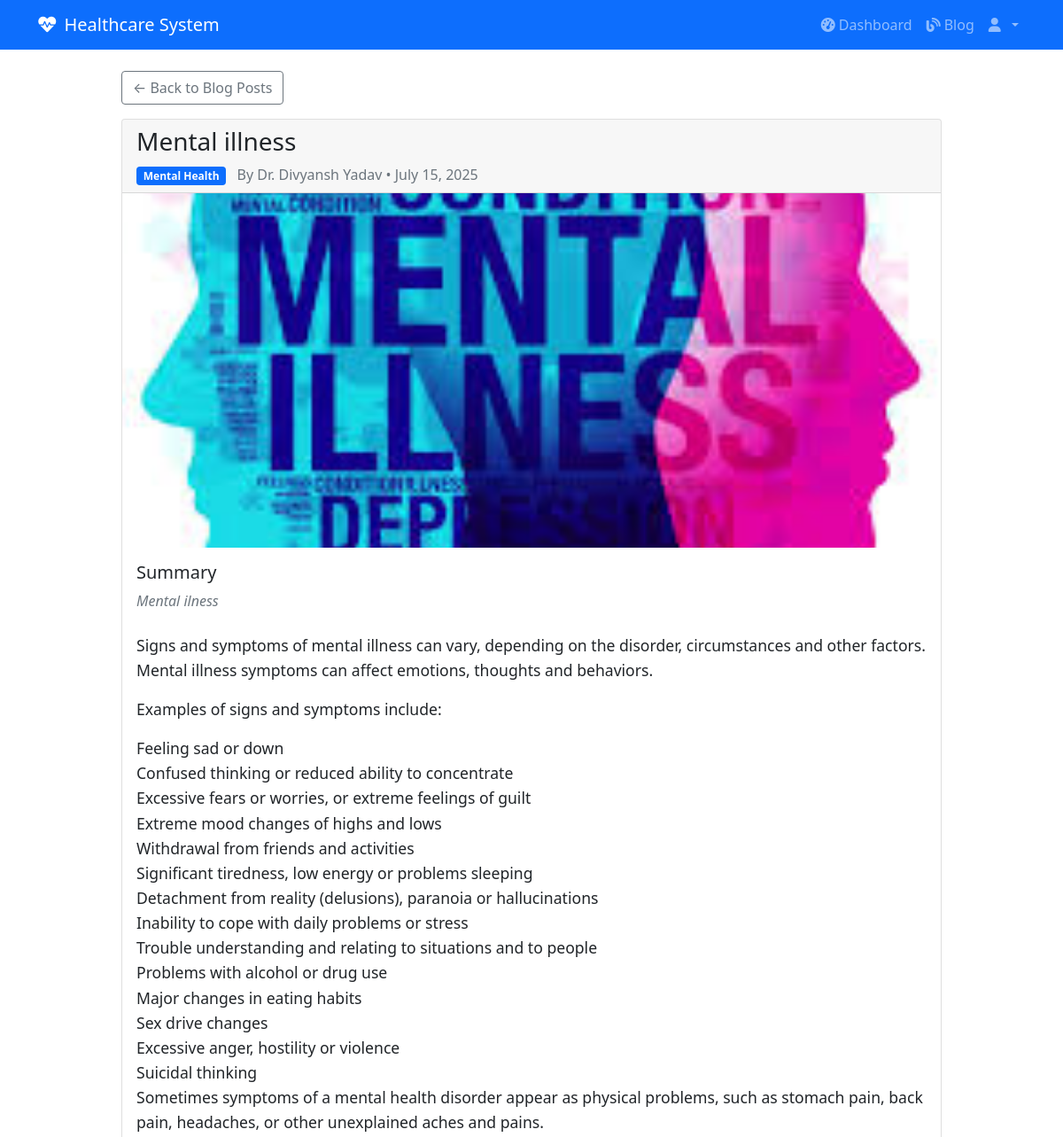
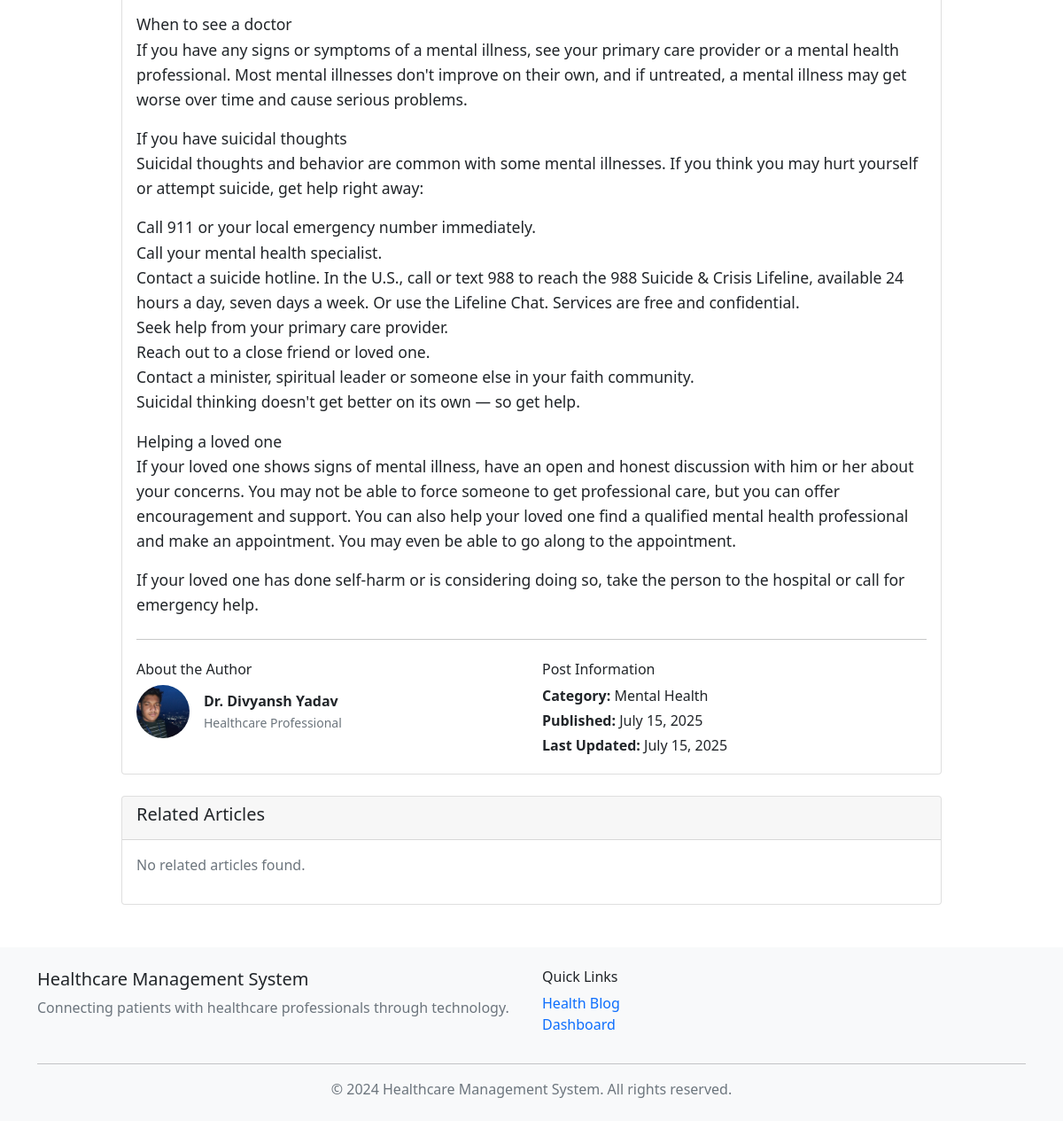
Screenshot of /blog/post/3/ (signed in) with the database file from the repository (2 pictures, top to bottom).
### taskapp/models.py (models this page shows, shortened)
class BlogPost(models.Model):
    STATUS_CHOICES = [
        ('draft', 'Draft'),
        ('published', 'Published'),
    ]
    title = models.CharField(max_length=200)
    image = models.ImageField(upload_to='blog_images/', blank=True, null=True)
    category = models.ForeignKey(BlogCategory, on_delete=models.CASCADE, related_name='posts')
    summary = models.TextField(max_length=500)
    content = models.TextField()
    author = models.ForeignKey(User, on_delete=models.CASCADE, related_name='blog_posts')
    status = models.CharField(max_length=10, choices=STATUS_CHOICES, default='draft')
    created_at = models.DateTimeField(auto_now_add=True)
    updated_at = models.DateTimeField(auto_now=True)
    class Meta:
        ordering = ['-created_at']

class BlogCategory(models.Model):
    name = models.CharField(max_length=100, unique=True)
    description = models.TextField(blank=True)
    created_at = models.DateTimeField(auto_now_add=True)
    class Meta:
        verbose_name_plural = "Blog Categories"

class Profile(models.Model):
    USER_TYPE_CHOICES = [
        ('patient', 'Patient'),
        ('doctor', 'Doctor'),
    ]
    user = models.OneToOneField(User, on_delete=models.CASCADE)
    user_type = models.CharField(max_length=10, choices=USER_TYPE_CHOICES)
    profile_picture = models.ImageField(upload_to='profile_pics/', blank=True, null=True)
    address_line1 = models.CharField(max_length=255)
    city = models.CharField(max_length=100)
    state = models.CharField(max_length=100)
    pincode = models.CharField(max_length=10)

### taskapp/views.py (the view)
# urls.py: path('blog/post/<int:post_id>/', views.blog_post_detail, name='blog_post_detail'),
@login_required
def blog_post_detail(request, post_id):
    post = get_object_or_404(BlogPost, id=post_id, status='published')
    return render(request, 'accounts/blog_post_detail.html', {'post': post})

### taskapp/templates/accounts/blog_post_detail.html (shortened to what this page needs)
{% extends 'accounts/base.html' %}
{% block content %}
<div class="row justify-content-center">
    <div class="col-md-10">
        <div class="mb-3">
            <a href="{% url 'view_blog_posts' %}" class="btn btn-outline-secondary">← Back to Blog Posts</a>
        </div>
        <article class="card">
            <div class="card-header">
                <div class="d-flex justify-content-between align-items-start">
                    <div>
                        <h1 class="card-title h3 mb-2">{{ post.title }}</h1>
                        <div class="text-muted">
                            <span class="badge bg-primary me-2">{{ post.category.name }}</span>
                            By Dr. {{ post.author.first_name }} {{ post.author.last_name }} •
                            {{ post.created_at|date:"F d, Y" }}
                        </div>
                    </div>
                </div>
            </div>
            {% if post.image %}
                <img src="{{ post.image.url }}" class="card-img-top" alt="{{ post.title }}" style="max-height: 400px; object-fit: cover;">
            {% endif %}
            <div class="card-body">
                <div class="mb-4">
                    <h5>Summary</h5>
                    <p class="text-muted fst-italic">{{ post.summary }}</p>
                </div>
                <div class="blog-content">
                    {{ post.content|linebreaks }}
                </div>
                <hr class="my-4">
                <div class="row">
                    <div class="col-md-6">
                        <h6>About the Author</h6>
                        <div class="d-flex align-items-center">
                            {% if post.author.profile.profile_picture %}
                                <img src="{{ post.author.profile.profile_picture.url }}"
                                     alt="Dr. {{ post.author.first_name }} {{ post.author.last_name }}"
                                     class="rounded-circle me-3"
                                     style="width: 60px; height: 60px; object-fit: cover;">
                            {% else %}
                                <div class="rounded-circle bg-primary text-white d-flex align-items-center justify-content-center me-3"
                                     style="width: 60px; height: 60px; font-size: 24px;">
                                    {{ post.author.first_name.0 }}{{ post.author.last_name.0 }}
                                </div>
                            {% endif %}
                            <div>
                                <strong>Dr. {{ post.author.first_name }} {{ post.author.last_name }}</strong>
                                <br>
                                <small class="text-muted">Healthcare Professional</small>
                            </div>
                        </div>
                    </div>
                    <div class="col-md-6">
                        <h6>Post Information</h6>
                        <p class="mb-1"><strong>Category:</strong> {{ post.category.name }}</p>
                        <p class="mb-1"><strong>Published:</strong> {{ post.created_at|date:"F d, Y" }}</p>
                        {% if post.updated_at != post.created_at %}
                            <p class="mb-1"><strong>Last Updated:</strong> {{ post.updated_at|date:"F d, Y" }}</p>
                        {% endif %}
                    </div>
                </div>
            </div>
        </article>
        <div class="mt-4">
            <div class="card">
                <div class="card-header">
                    <h5>Related Articles</h5>
                </div>
                <div class="card-body">
                    <div class="row">
                        {% for related_post in related_posts %}
                            <div class="col-md-4 mb-3">
                                <div class="card h-100">
                                    {% if related_post.image %}
                                        <img src="{{ related_post.image.url }}" class="card-img-top" alt="{{ related_post.title }}" style="height: 150px; object-fit: cover;">
                                    {% endif %}
                                    <div class="card-body">
                                        <h6 class="card-title">{{ related_post.title }}</h6>
                                        <p class="card-text">{{ related_post.get_truncated_summary|truncatewords:10 }}</p>
                                        <a href="{% url 'blog_post_detail' related_post.id %}" class="btn btn-outline-primary btn-sm">Read More</a>
                                    </div>
                                </div>
                            </div>
                        {% empty %}
                            <div class="col-12">
                                <p class="text-muted">No related articles found.</p>
                            </div>
                        {% endfor %}
                    </div>
                </div>
            </div>
        </div>
    </div>
</div>
{% endblock %}

### taskapp/templates/accounts/blog_post_detail.html (style rules this page uses)
.blog-content { line-height: 1.6; font-size: 1.1rem; }
.blog-content p { margin-bottom: 1rem; }

### rows the page displays
BlogPost: title "Mental illness", category.name "Mental Health", author.first_name "Divyansh", author.last_name "Yadav", created_at "July 15, 2025", image (picture), summary "Mental ilness", content "Signs and symptoms of mental illness can vary, depending on the disorder, circumstances and other factors. Mental illness symptoms can affect emotions, thoughts and behaviors. Examples of signs and symptoms include: Feeling sad or down Confused thinking or reduced ability to concentrate Excessive fears or worries, or extreme feelings of guilt Extreme mood changes of highs and lows Withdrawal from friends and activities Significant tiredness, low energy or problems sleeping Detachment from reality (delusions), paranoia or hallucinations Inability to cope with daily problems or stress Trouble understanding and relating to situations and to people Problems with alcohol or drug use Major…", author.profile.profile_picture (picture), updated_at "July 15, 2025"
